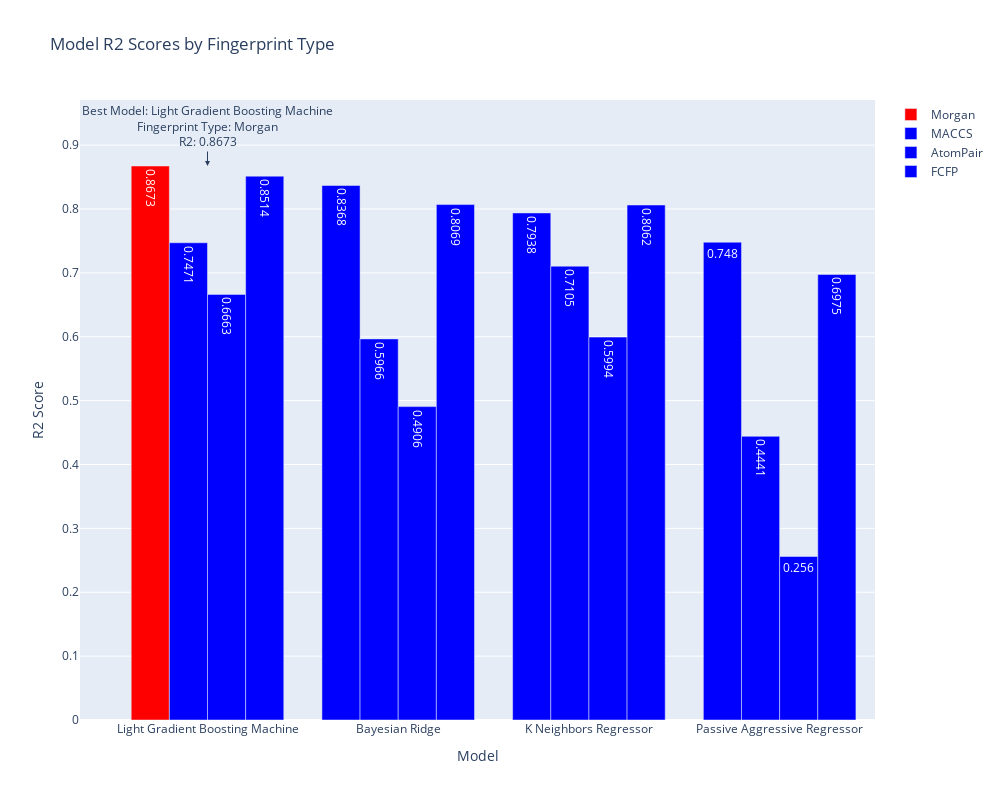

Source (notebook cell):
### Code cell
import plotly.graph_objects as go

# Find the best model and fingerprint type
best_row = final_results.loc[final_results['R2'].idxmax()]
best_model = best_row['Model']
best_fingerprint_type = best_row['Fingerprint Type']
best_r2 = best_row['R2']

# Create a bar plot
fig = go.Figure()

# Add bars for each fingerprint type
for fingerprint_type in final_results['Fingerprint Type'].unique():
    filtered_df = final_results[final_results['Fingerprint Type'] == fingerprint_type]
    fig.add_trace(go.Bar(
        x=filtered_df['Model'],
        y=filtered_df['R2'],
        name=fingerprint_type,
        text=filtered_df['R2'].round(4),
        textposition='auto',
        marker=dict(color=['red' if (row['Model'] == best_model and row['Fingerprint Type'] == best_fingerprint_type) else 'blue' for index, row in filtered_df.iterrows()])
    ))

# Add annotation for the best model
fig.add_annotation(
    x=best_model,
    y=best_r2,
    text=f"Best Model: {best_model}<br>Fingerprint Type: {best_fingerprint_type}<br>R2: {best_r2:.4f}",
    showarrow=True,
    arrowhead=2,
    ax=0,
    ay=-40
)

# Update layout
fig.update_layout(
    title='Model R2 Scores by Fingerprint Type',
    xaxis_title='Model',
    yaxis_title='R2 Score',
    barmode='group',  # Group bars together
    height=800,
    width=1000
)

# Show the plot
fig.show()

### Figure 1 — Plotly figure (JSON) as saved in the notebook; plotly's stock layout.template omitted (floating-point values rounded to 4 significant figures)
{"data": [{"marker": {"color": ["red", "blue", "blue", "blue"]}, "name": "Morgan", "text": [0.8673, 0.8368, 0.7938, 0.748], "textposition": "auto", "type": "bar", "x": ["Light Gradient Boosting Machine", "Bayesian Ridge", "K Neighbors Regressor", "Passive Aggressive Regressor"], "y": [0.8673, 0.8368, 0.7938, 0.748]}, {"marker": {"color": ["blue", "blue", "blue", "blue"]}, "name": "MACCS", "text": [0.7471, 0.7105, 0.5966, 0.4441], "textposition": "auto", "type": "bar", "x": ["Light Gradient Boosting Machine", "K Neighbors Regressor", "Bayesian Ridge", "Passive Aggressive Regressor"], "y": [0.7471, 0.7105, 0.5966, 0.4441]}, {"marker": {"color": ["blue", "blue", "blue", "blue"]}, "name": "AtomPair", "text": [0.6663, 0.5994, 0.4906, 0.256], "textposition": "auto", "type": "bar", "x": ["Light Gradient Boosting Machine", "K Neighbors Regressor", "Bayesian Ridge", "Passive Aggressive Regressor"], "y": [0.6663, 0.5994, 0.4906, 0.256]}, {"marker": {"color": ["blue", "blue", "blue", "blue"]}, "name": "FCFP", "text": [0.8514, 0.8069, 0.8062, 0.6975], "textposition": "auto", "type": "bar", "x": ["Light Gradient Boosting Machine", "Bayesian Ridge", "K Neighbors Regressor", "Passive Aggressive Regressor"], "y": [0.8514, 0.8069, 0.8062, 0.6975]}], "layout": {"annotations": [{"arrowhead": 2, "ax": 0, "ay": -40, "showarrow": true, "text": "Best Model: Light Gradient Boosting Machine<br>Fingerprint Type: Morgan<br>R2: 0.8673", "x": "Light Gradient Boosting Machine", "y": 0.8673}], "barmode": "group", "height": 800, "title": {"text": "Model R2 Scores by Fingerprint Type"}, "width": 1000, "xaxis": {"title": {"text": "Model"}}, "yaxis": {"title": {"text": "R2 Score"}}}}
